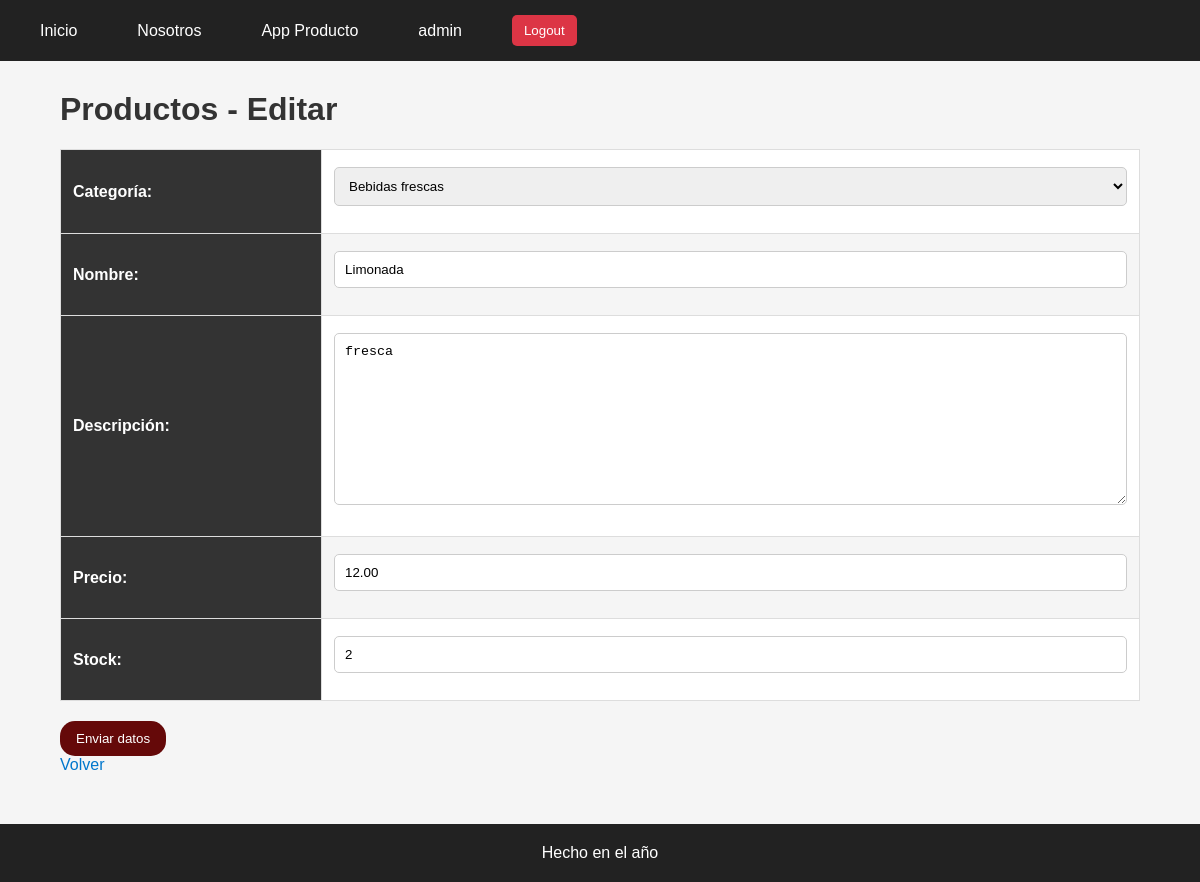
Screenshot of /producto/producto/update/4 (signed in) with the database file from the repository.
### producto/models.py (models this page shows, shortened)
class Producto(models.Model):
    categoria = models.ForeignKey(
        Categoria,
        on_delete=models.SET_NULL,
        null=True,
        blank=True,
        verbose_name="categoría",
        related_name="productos",
    )
    nombre = models.CharField(max_length=100, db_index=True)
    descripcion = models.TextField(blank=True, default="", verbose_name="descripción")
    precio = models.DecimalField(max_digits=10, decimal_places=2)
    stock = models.PositiveIntegerField(default=0)
    class Meta:
        verbose_name = "Producto"
        verbose_name_plural = "Productos"
        ordering = ("nombre",)
        constraints = (
            models.UniqueConstraint(fields=["categoria", "nombre"], name="unique_categoria_producto"),
        )

class Categoria(models.Model):
    nombre = models.CharField(max_length=100, unique=True)
    descripcion = models.TextField(blank=True, default="", verbose_name="descripción")
    class Meta:
        verbose_name = "Categoría de Productos"
        verbose_name_plural = "Categorías de Productos"
        ordering = ("nombre",)
    def __str__(self):
        return self.nombre

### producto/views/productos.py (the view)
# urls.py: path("producto/update/<int:pk>", productos.ProductoUpdate.as_view(), name="producto_update"),
class ProductoUpdate(SuccessMessageMixin, UpdateView):
    model = Producto
    form_class = ProductoForm
    success_url = reverse_lazy("producto:producto_list")
    success_message = "El producto se ha editado existosamente"

### producto/forms.py
class ProductoForm(forms.ModelForm):
    class Meta:
        model = Producto
        fields = "__all__"

### producto/templates/producto/producto_form.html (shortened to what this page needs)
{% extends "core/base.html" %}
{% block contenido %}
    {% if form.instance.pk %}
        <h1>Productos - Editar</h1>
    {% else %}
        <h1>Productos - Crear</h1>
    {% endif %}
    <form method="post">
        <table>
            {{ form.as_table }}
        </table>
        <button type="submit">Enviar datos</button>
    </form>
    <a href="{% url 'producto:producto_list' %}">Volver</a>
{% endblock contenido %}

### core/templates/core/components/navbar.html (shortened to what this page needs)
<nav class="navbar">
    <ul>
        <li><a href="{% url 'core:home' %}">Inicio</a></li>
        <li><a href="{% url 'core:about' %}">Nosotros</a></li>
        {% if user.is_authenticated %}
            <li><a href="{% url 'producto:home' %}">App Producto</a></li>
            <li><a href="#">{{ user.username }}</a></li>
            <li>
                <form action="{% url 'core:logout' %}" method="post">
                    <button type="submit">Logout</button>
                </form>
            </li>
        {% else %}
            <li><a href="{% url 'core:login' %}">Login</a></li>
        {% endif %}
    </ul>
</nav>

### core/static/core/style.css (style rules this page uses)
* { box-sizing: border-box; }
body { margin: 0; font-family: Arial, sans-serif; background-color: #f5f5f5; color: #333; }
nav { background-color: #222; padding: 15px 5%; }
nav a { color: white; text-decoration: none; margin-right: 20px; }
button, .btn { background-color: #650909; color: white; border: none; padding: 10px 16px; border-radius: 15px; cursor: pointer; }
input, select, textarea { width: 100%; padding: 10px; margin-top: 5px; margin-bottom: 15px; border: 1px solid #ccc; border-radius: 5px; }
label { font-weight: bold; }
a { color: #0077cc; text-decoration: none; }
.navbar a { color: white; }
table { width: 100%; border-collapse: collapse; margin: 20px 0; background-color: white; }
th, td { padding: 12px; border: 1px solid #ddd; text-align: left; }
th { background-color: #333; color: white; }
tr:nth-child(even) { background-color: #f5f5f5; }

### core/templates/core/components/navbar.html (style rules this page uses)
.navbar { background-color: #222; padding: 15px 30px; }
.navbar ul { list-style: none; margin: 0; padding: 0; display: flex; align-items: center; gap: 20px; }
.navbar li { margin: 0; }
.navbar a { color: white; text-decoration: none; padding: 8px 10px; }
.navbar button { background-color: #dc3545; color: white; border: none; padding: 8px 12px; border-radius: 5px; cursor: pointer; }

### rows the page displays
Producto: categoria "Bebidas frescas", descripcion "fresca", precio "12.00", stock "2"
Categoria: nombre "Limonada"

### other values shown
{{ user.username }} "admin"
